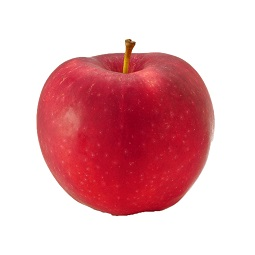
%> input picture HSV_hist/apples.jpg, 255 x 255 px
$ octave lianghua.m   (GNU Octave 9; MATLAB toolbox functions it lacks are replaced by stand-ins)
%> lines starting %> are read from the running program, lines starting %| are printed output that depends on the picture
### HSV_hist/getHsvHist.m
function vec = getHsvHist(Image)
[M,N,O] = size(Image);
if O~= 3
    error('3 components are needed for histogram');
end
[h,s,v] = rgb2hsv(Image);
H = h; S = s; V = v;
h = h*360;

%将hsv空间非等间隔量化：
%  h量化成16级；
%  s量化成4级；
%  v量化成4级；
for i = 1:M
    for j = 1:N
        if h(i,j)<=20||h(i,j)>316
            H(i,j) = 0;
        end
        if h(i,j)<=40&&h(i,j)>21
            H(i,j) = 1;
        end
        if h(i,j)<=75&&h(i,j)>41
            H(i,j) = 2;
        end
        if h(i,j)<=155&&h(i,j)>76
            H(i,j) = 3;
        end
        if h(i,j)<=190&&h(i,j)>156
            H(i,j) = 4;
        end
        if h(i,j)<=270&&h(i,j)>191
            H(i,j) = 5;
        end
        if h(i,j)<=295&&h(i,j)>271
            H(i,j) = 6;
        end
        if h(i,j)<=315&&h(i,j)>296
            H(i,j) = 7;
        end
% [24 lines of commented-out code are left out]
    end
end
for i = 1:M
    for j = 1:N
        if s(i,j)<=0.2&&s(i,j)>0
            S(i,j) = 0;
        end
        if s(i,j)<=0.7&&s(i,j)>0.2
            S(i,j) = 1;
        end
        if s(i,j)<=1&&s(i,j)>0.7
            S(i,j) = 2;
        end
%         if s(i,j)<=1&&s(i,j)>0.75
%             S(i,j) = 3;
%         end
    end
end
for i = 1:M
    for j = 1:N
        if v(i,j)<=0.2&&v(i,j)>0
            V(i,j) = 0;
        end
        if v(i,j)<=0.7&&v(i,j)>0.2
            V(i,j) = 1;
        end
        if v(i,j)<=1&&v(i,j)>0.7
            V(i,j) = 2;
        end
%         if v(i,j)<=1&&v(i,j)>0.75
%             V(i,j) = 3;
%         end
    end
end

%将三个颜色分量合成为一维特征向量：L = H*Qs*Qv+S*Qv+v；Qs,Qv分别是S和V的量化级数, L取值范围[0,71]
%取Qs = 3; Qv = 3
L=zeros(M,N);
for  i = 1:M
    for j = 1:N
        L(i,j) = H(i,j)*9+S(i,j)*3+V(i,j);
    end
end
%计算L的直方图
Hist=zeros(1,72);
for i = 0:72
    Hist(i+1) = size(find(L==i),1);
end
vec=Hist';

### HSV_hist/lianghua.m
clc;clear;close all;
rgb1=imread('F:\matlabfile\Final_Fruit_Recognition\TrainDatas\apples.jpg');
%> rgb1 is the input picture: size 255x255x3 uint8; mean R, G, B 229.9, 176.6, 182
rgb2=imread('F:\matlabfile\Final_Fruit_Recognition\TrainDatas\fruit.jpg');
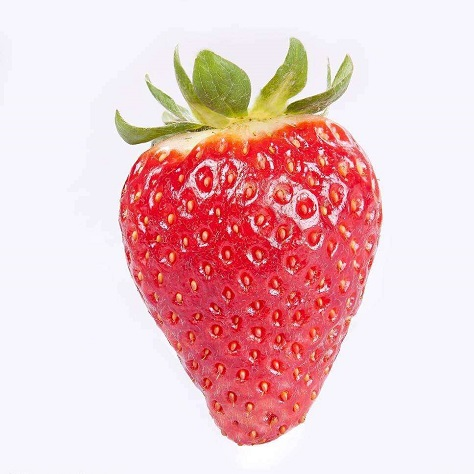
%> input picture texture-segmentation-LBP-vs-GLCM-master/sample images/TrainDatas/fruit.jpg, 474 x 474 px
%> rgb2 is the input picture: size 474x474x3 uint8; mean R, G, B 235.7, 196.8, 200.2
rgb3=imread('F:\matlabfile\Final_Fruit_Recognition\TrainDatas\lemon.jpg');
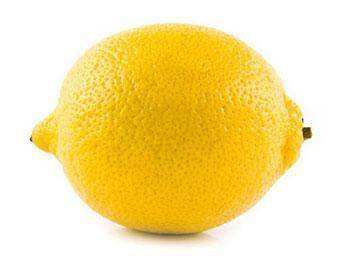
%> input picture TrainDatas/lemon.jpg, 350 x 263 px
%> rgb3 is the input picture: size 263x350x3 uint8; mean R, G, B 247.3, 225.5, 155.8

h1=getHsvHist(rgb1);
%> the run ends on the next line
